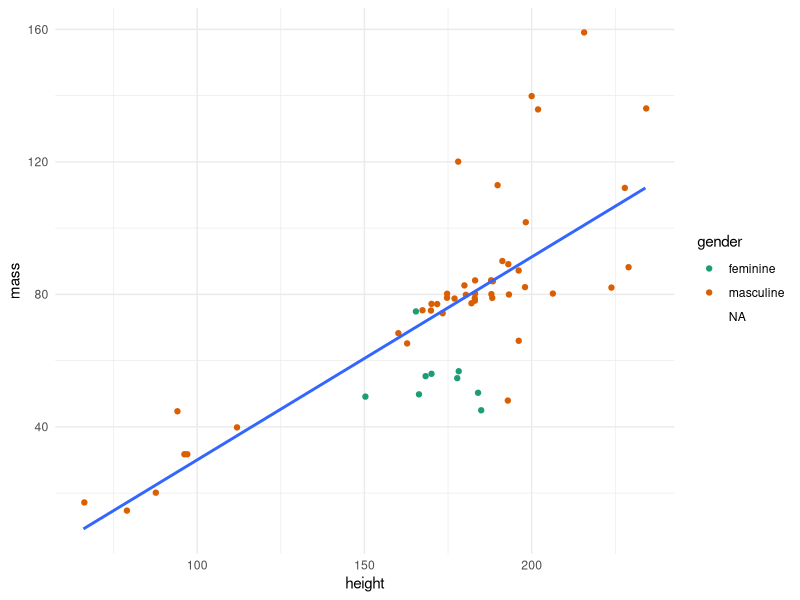

Write the R code that produced this figure.
## ---- chunk 1
library(tidyverse)
## ---- chunk 2
# for example
# dining_df <- read_csv("brodhead_center.csv")

# but we'll use dplyr::starwars

data(starwars)
## ---- chunk 3
#| label: fig-spatial-plot
#| fig-cap: "Starwars characters: mass over height"
#| fig-alt: "A scatterplot of mass over height for select characters
#|   in the _Star Wars_ franchise."

starwars |> 
  filter(mass < 500) |> 
  drop_na(mass) |> 
  ggplot(aes(height, mass)) +
  geom_jitter(aes(color = gender)) +
  geom_smooth(method = lm, se = FALSE) +
  scale_color_brewer(palette = "Dark2") +
  theme_minimal()
